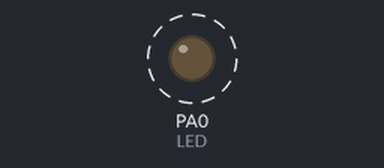
Bench run of a program on a simulated ATtiny84, built with avr-gcc and emulated at 1 MHz. On the bench: output pins drawn as LEDs (lit = HIGH). Dashed ring = blinking.

Above: at 0.5 s.
Timing chart, 0 to 4.8 s (numbered marks = the images above):
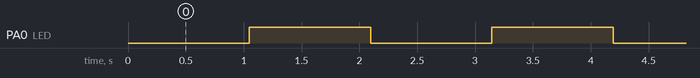

Measured:
- by itself, PA0 (LED): alternates HIGH for 1.0 s and LOW for 1.0 s

The program:

main.c
```c
// (licence header left out)
/**
  Section: Defines
*/

// define CPU clock frequency
#define F_CPU 1000000UL

#define LED_ON		PORTA |= (1<<PORTA0);
#define LED_OFF		PORTA &= ~(1<<PORTA0);
#define LED_TOGGLE	PINA |=(1<<PINA0);

/**
  Section: Included Files
*/
#include <avr/io.h>
#include <util/delay.h>
#include <avr/interrupt.h>


/**
  Section: Global Variables
*/
volatile uint8_t count = 0;


/*!
 *
 * @brief Timer0 ISR toggles an LED ever 4 seconds
 *
 */
ISR(TIM0_OVF_vect)
{
	count++;

	// toggle every second 0.25s * 4
	if(count == 4)
	{
		LED_TOGGLE;
		count = 0;
	}
}


/*!
 *
 * @brief Main program entry point
 *
 */
int main(void)
{
	// set PA0 output pin
	DDRA |= (1<<DDA0);

	// set prescaler to 1024 (CLK=1000000Hz/1024/256= 3.8Hz, 0.25s)
	TCCR0B |= _BV(CS02)|_BV(CS00);

	// enable Timer Overflow interrupt
	TIMSK0 |= _BV(TOIE0);

	// enable global interrupts
	sei();

	while (1)
    {
		// Do nothing
    }
}  /* main() */


/**
 End of File
*/
```
